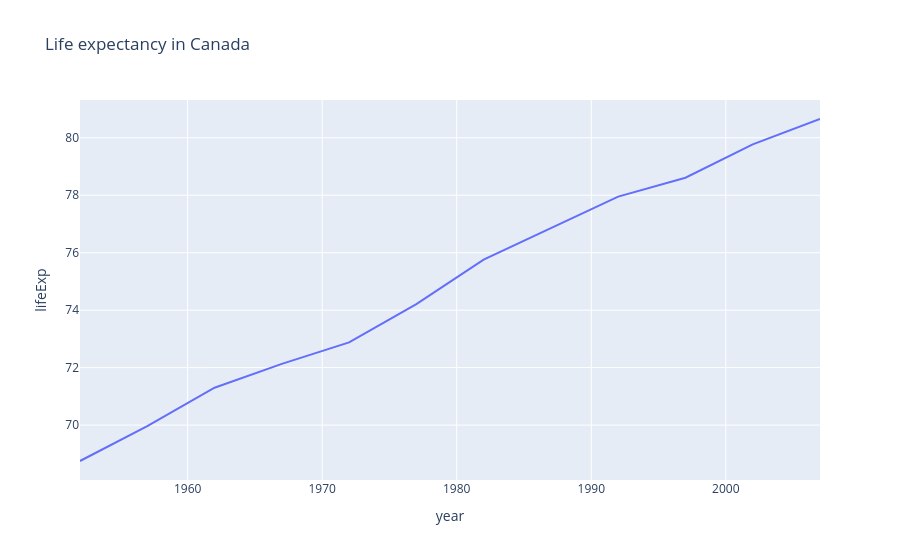

This figure's notebook cell:
### Code cell
#.query("country==Canada")#Ye sirf Canada ki rows ko select karta hai.
# #Iske baad df me sirf Canada ka data bachta hai
df = px.data.gapminder().query("country=='Canada'")
print(df)
fig = px.line(df, x="year", y="lifeExp", title='Life expectancy in Canada')
fig.show()

### Figure 1 — Plotly figure (JSON) as saved in the notebook; plotly's stock layout.template omitted (floating-point values rounded to 4 significant figures)
{"data": [{"hovertemplate": "year=%{x}<br>lifeExp=%{y}<extra></extra>", "legendgroup": "", "line": {"color": "#636efa", "dash": "solid"}, "marker": {"symbol": "circle"}, "mode": "lines", "name": "", "orientation": "v", "showlegend": false, "type": "scatter", "x": [1952, 1957, 1962, 1967, 1972, 1977, 1982, 1987, 1992, 1997, 2002, 2007], "xaxis": "x", "y": [68.75, 69.96, 71.3, 72.13, 72.88, 74.21, 75.76, 76.86, 77.95, 78.61, 79.77, 80.65], "yaxis": "y"}], "layout": {"legend": {"tracegroupgap": 0}, "title": {"text": "Life expectancy in Canada"}, "xaxis": {"anchor": "y", "domain": [0, 1], "title": {"text": "year"}}, "yaxis": {"anchor": "x", "domain": [0, 1], "title": {"text": "lifeExp"}}}}
